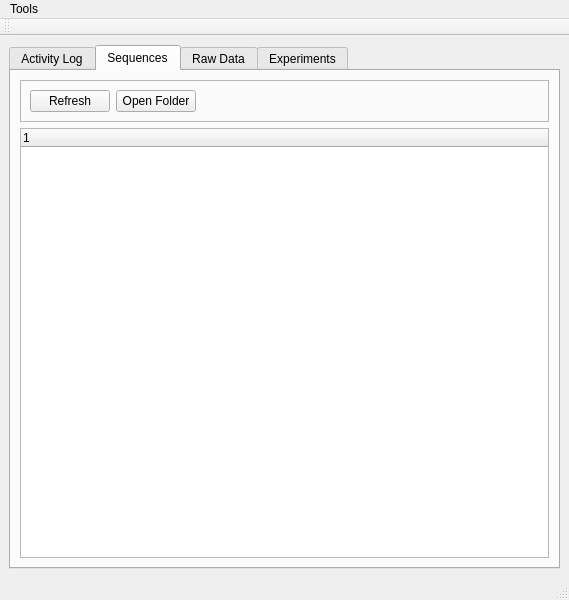
<ui version="4.0" >
 <class>STControllerMainWindow</class>
 <widget class="QMainWindow" name="STControllerMainWindow" >
  <property name="geometry" >
   <rect>
    <x>0</x>
    <y>0</y>
    <width>569</width>
    <height>600</height>
   </rect>
  </property>
  <property name="windowTitle" >
   <string>SequenceTree4 Controller</string>
  </property>
  <widget class="QWidget" name="centralwidget" >
   <property name="geometry" >
    <rect>
     <x>0</x>
     <y>33</y>
     <width>569</width>
     <height>548</height>
    </rect>
   </property>
   <layout class="QHBoxLayout" name="horizontalLayout" >
    <item>
     <widget class="QTabWidget" name="tabWidget" >
      <property name="currentIndex" >
       <number>1</number>
      </property>
      <widget class="QWidget" name="tab" >
       <property name="geometry" >
        <rect>
         <x>0</x>
         <y>0</y>
         <width>545</width>
         <height>503</height>
        </rect>
       </property>
       <attribute name="title" >
        <string>Activity Log</string>
       </attribute>
       <layout class="QHBoxLayout" name="horizontalLayout_2" >
        <item>
         <widget class="QTextEdit" name="log_text" >
          <property name="lineWrapMode" >
           <enum>QTextEdit::NoWrap</enum>
          </property>
          <property name="readOnly" >
           <bool>true</bool>
          </property>
         </widget>
        </item>
       </layout>
      </widget>
      <widget class="QWidget" name="tab_4" >
       <property name="geometry" >
        <rect>
         <x>0</x>
         <y>0</y>
         <width>545</width>
         <height>503</height>
        </rect>
       </property>
       <attribute name="title" >
        <string>Sequences</string>
       </attribute>
       <layout class="QVBoxLayout" name="verticalLayout_2" >
        <item>
         <widget class="QFrame" name="frame_2" >
          <property name="frameShape" >
           <enum>QFrame::StyledPanel</enum>
          </property>
          <property name="frameShadow" >
           <enum>QFrame::Raised</enum>
          </property>
          <layout class="QHBoxLayout" name="horizontalLayout_4" >
           <item>
            <widget class="QPushButton" name="refresh_sequences_button" >
             <property name="text" >
              <string>Refresh</string>
             </property>
            </widget>
           </item>
           <item>
            <widget class="QPushButton" name="open_sequence_folder_button" >
             <property name="text" >
              <string>Open Folder</string>
             </property>
            </widget>
           </item>
           <item>
            <spacer name="horizontalSpacer_2" >
             <property name="orientation" >
              <enum>Qt::Horizontal</enum>
             </property>
             <property name="sizeHint" stdset="0" >
              <size>
               <width>423</width>
               <height>20</height>
              </size>
             </property>
            </spacer>
           </item>
          </layout>
         </widget>
        </item>
        <item>
         <widget class="SequencesTree" name="sequences" >
          <column>
           <property name="text" >
            <string>1</string>
           </property>
          </column>
         </widget>
        </item>
       </layout>
      </widget>
      <widget class="QWidget" name="tab_2" >
       <property name="geometry" >
        <rect>
         <x>0</x>
         <y>0</y>
         <width>545</width>
         <height>503</height>
        </rect>
       </property>
       <attribute name="title" >
        <string>Raw Data</string>
       </attribute>
       <layout class="QVBoxLayout" name="verticalLayout" >
        <item>
         <widget class="QFrame" name="frame" >
          <property name="frameShape" >
           <enum>QFrame::StyledPanel</enum>
          </property>
          <property name="frameShadow" >
           <enum>QFrame::Raised</enum>
          </property>
          <layout class="QHBoxLayout" name="horizontalLayout_3" >
           <item>
            <widget class="QPushButton" name="refresh_raw_data_button" >
             <property name="text" >
              <string>Refresh</string>
             </property>
            </widget>
           </item>
           <item>
            <widget class="QPushButton" name="view_header_button" >
             <property name="text" >
              <string>View Header</string>
             </property>
            </widget>
           </item>
           <item>
            <widget class="QPushButton" name="parse_button" >
             <property name="text" >
              <string>Parse</string>
             </property>
            </widget>
           </item>
           <item>
            <widget class="QPushButton" name="open_raw_folder_button" >
             <property name="text" >
              <string>Open Folder</string>
             </property>
            </widget>
           </item>
           <item>
            <spacer name="horizontalSpacer" >
             <property name="orientation" >
              <enum>Qt::Horizontal</enum>
             </property>
             <property name="sizeHint" stdset="0" >
              <size>
               <width>261</width>
               <height>20</height>
              </size>
             </property>
            </spacer>
           </item>
          </layout>
         </widget>
        </item>
        <item>
         <widget class="RawDataFileTree" name="raw_data_files" >
          <column>
           <property name="text" >
            <string>1</string>
           </property>
          </column>
         </widget>
        </item>
       </layout>
      </widget>
      <widget class="QWidget" name="tab_3" >
       <property name="geometry" >
        <rect>
         <x>0</x>
         <y>0</y>
         <width>545</width>
         <height>503</height>
        </rect>
       </property>
       <attribute name="title" >
        <string>Experiments</string>
       </attribute>
      </widget>
     </widget>
    </item>
   </layout>
  </widget>
  <widget class="QMenuBar" name="menubar" >
   <property name="geometry" >
    <rect>
     <x>0</x>
     <y>0</y>
     <width>569</width>
     <height>21</height>
    </rect>
   </property>
   <widget class="QMenu" name="menuTools" >
    <property name="title" >
     <string>Tools</string>
    </property>
    <addaction name="actionConfiguration" />
   </widget>
   <addaction name="menuTools" />
  </widget>
  <widget class="QStatusBar" name="statusbar" >
   <property name="geometry" >
    <rect>
     <x>0</x>
     <y>581</y>
     <width>569</width>
     <height>19</height>
    </rect>
   </property>
  </widget>
  <widget class="QToolBar" name="toolBar" >
   <property name="geometry" >
    <rect>
     <x>0</x>
     <y>21</y>
     <width>569</width>
     <height>12</height>
    </rect>
   </property>
   <property name="windowTitle" >
    <string>toolBar</string>
   </property>
   <attribute name="toolBarArea" >
    <enum>TopToolBarArea</enum>
   </attribute>
   <attribute name="toolBarBreak" >
    <bool>false</bool>
   </attribute>
  </widget>
  <action name="actionConfiguration" >
   <property name="text" >
    <string>Controller Configuration...</string>
   </property>
  </action>
 </widget>
 <customwidgets>
  <customwidget>
   <class>RawDataFileTree</class>
   <extends>QTreeWidget</extends>
   <header>rawdatafiletree.h</header>
  </customwidget>
  <customwidget>
   <class>SequencesTree</class>
   <extends>QTreeWidget</extends>
   <header>sequencestree.h</header>
  </customwidget>
 </customwidgets>
 <resources/>
 <connections/>
</ui>
